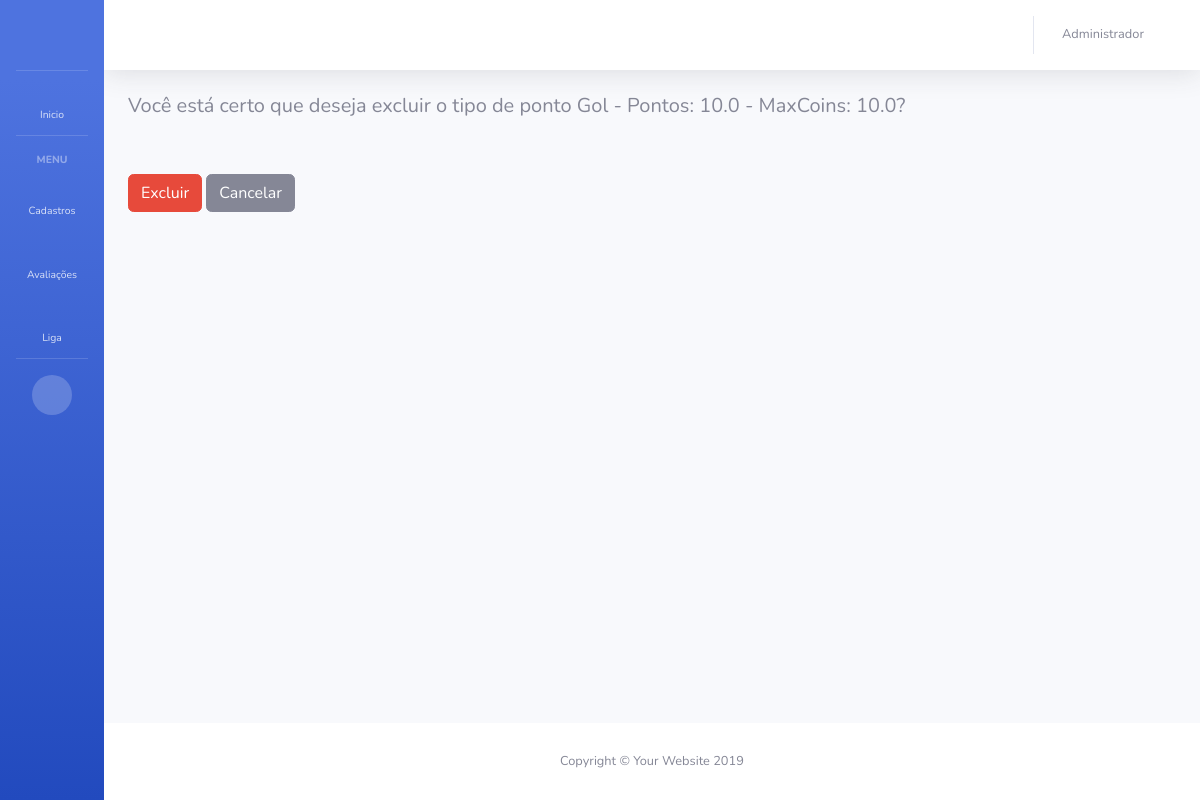
The app's page /tipo-ponto/excluir-tipo-ponto/1/ (signed in), older data.
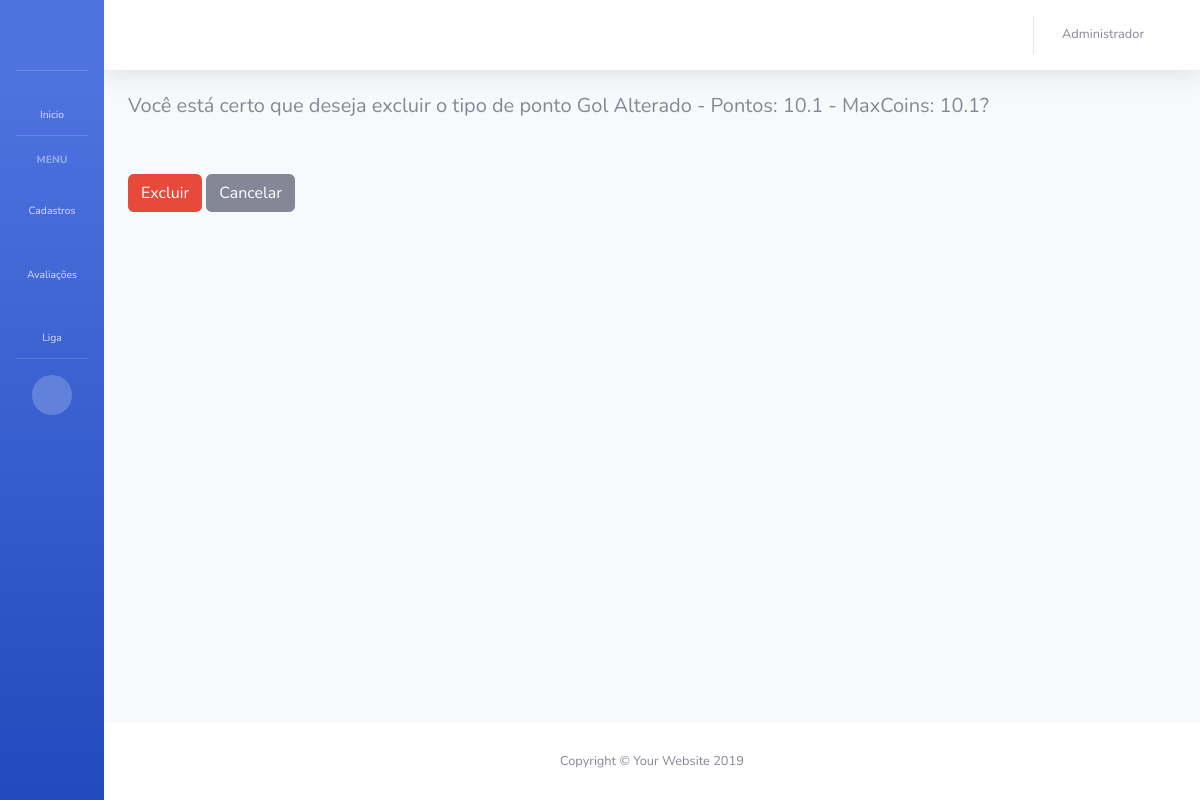
The same page, newer data.
### app_maxliga/models.py (models this page shows)
class TipoPonto(models.Model):
    nome = models.CharField('Nome tipo de ponto', max_length=128)
    qtd_ponto = models.FloatField('Quantidade de pontos', blank=True, default=0)
    qtd_maxcoins = models.FloatField('Quantidade de MaxCoins', blank=True, default=0)
    data_cadastro = models.DateTimeField('Data de criação', auto_now_add=True)
    def __str__(self):
        return str(self.nome) + '   - Pontos: ' + str(self.qtd_ponto) + '   - MaxCoins: ' + str(self.qtd_maxcoins)

### app_maxliga/views.py (the view)
# urls.py: path('tipo-ponto/excluir-tipo-ponto/<int:id>/', excluir_tipo_ponto, name='excluir_tipo_ponto'),
@login_required
def excluir_tipo_ponto(request, id):
    user = request.user.id
    colaborador = Colaborador.objects.get(usuario=user)
    if colaborador.departamento.admin == True:
        tipo_ponto = TipoPonto.objects.get(id=id)
        if request.method == 'POST':
            tipo_ponto.delete()
            return redirect('lista_tipo_ponto')
        data = {
            'colaborador': colaborador,
            'tipo_ponto': tipo_ponto,
        }
        return render(request, 'app_maxliga/delete_tipo_ponto_confirm.html', data)
    return redirect('home')

### app_maxliga/templates/app_maxliga/delete_tipo_ponto_confirm.html (shortened to what this page needs)
{% extends 'base.html' %}
{% block BodyHeading %}
    <form method="post">
        <h5> Você está certo que deseja excluir o tipo de ponto {{ tipo_ponto }}?</h5>
        <br>
        <br>
        <div class="row">
            <div class="col">
                <button class="btn btn-danger" type="submit">Excluir</button>
                <a class="btn btn-secondary" href="{% url 'lista_tipo_ponto' %}">Cancelar</a>
            </div>
        </div>
    </form>
{% endblock %}

Row changes from the older to the newer data that the page shows:
changed TipoPonto: nome+qtd_ponto+qtd_maxcoins "Gol - Pontos: 10.0 - MaxCoins: 10.0" → "Gol Alterado - Pontos: 10.1 - MaxCoins: 10.1"
